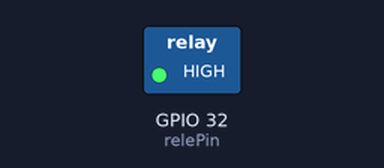
Bench run of a sketch on a simulated ESP32. On the bench: switched loads named in the sketch (green lamp = pin HIGH). Dashed ring = blinking.

Above: at 0.5 s.
Timing chart, 0 to 4.6 s (numbered marks = the images above):
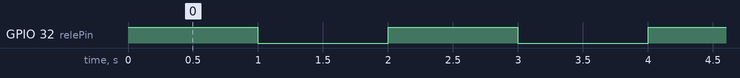

Measured:
- by itself, GPIO 32 (relePin): alternates HIGH for 1.0 s and LOW for 1.0 s

The sketch:

ESP32_Rele_5v.ino
```cpp
const int relePin = 32;

void setup() {
  pinMode(relePin, OUTPUT);
}

void loop() {
  digitalWrite(relePin, HIGH);  // Activa rele
  delay(1000);                 // Esperar 1 segundo

  digitalWrite(relePin, LOW);  // Desactiva rele
  delay(1000);                // Esperar 1 segundo
}
```
